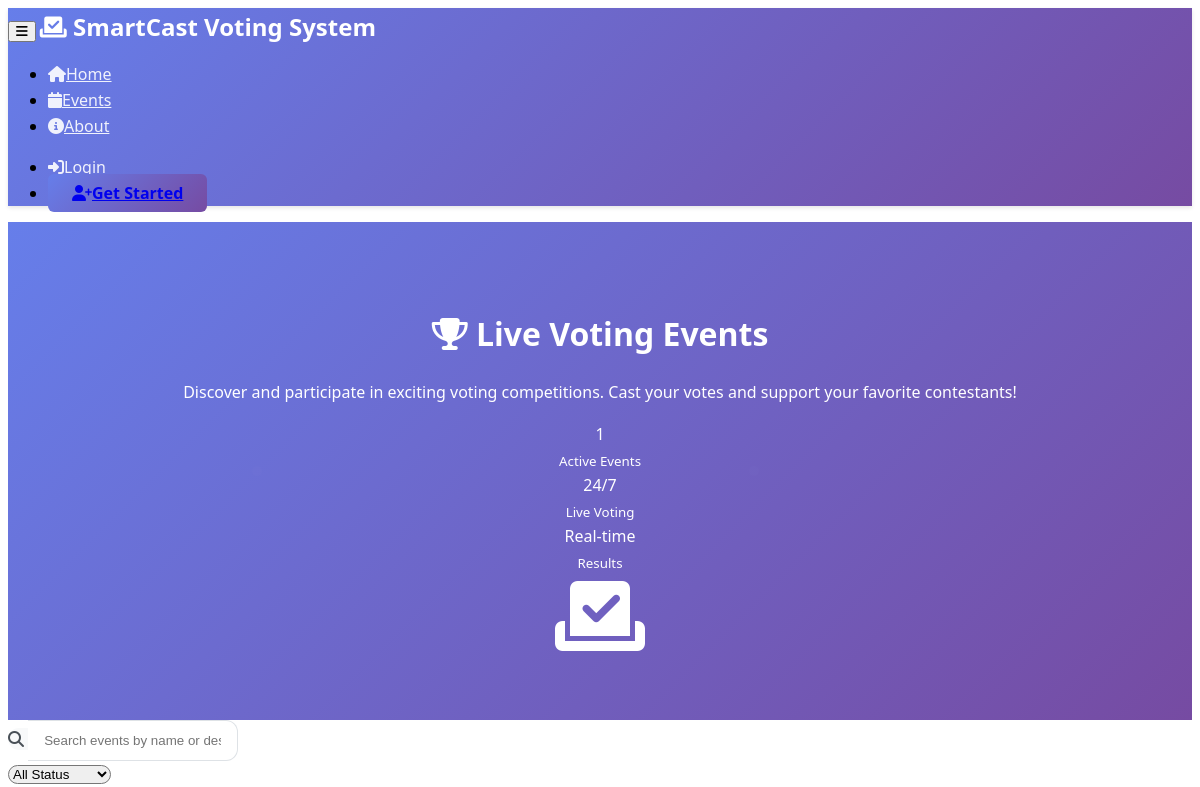
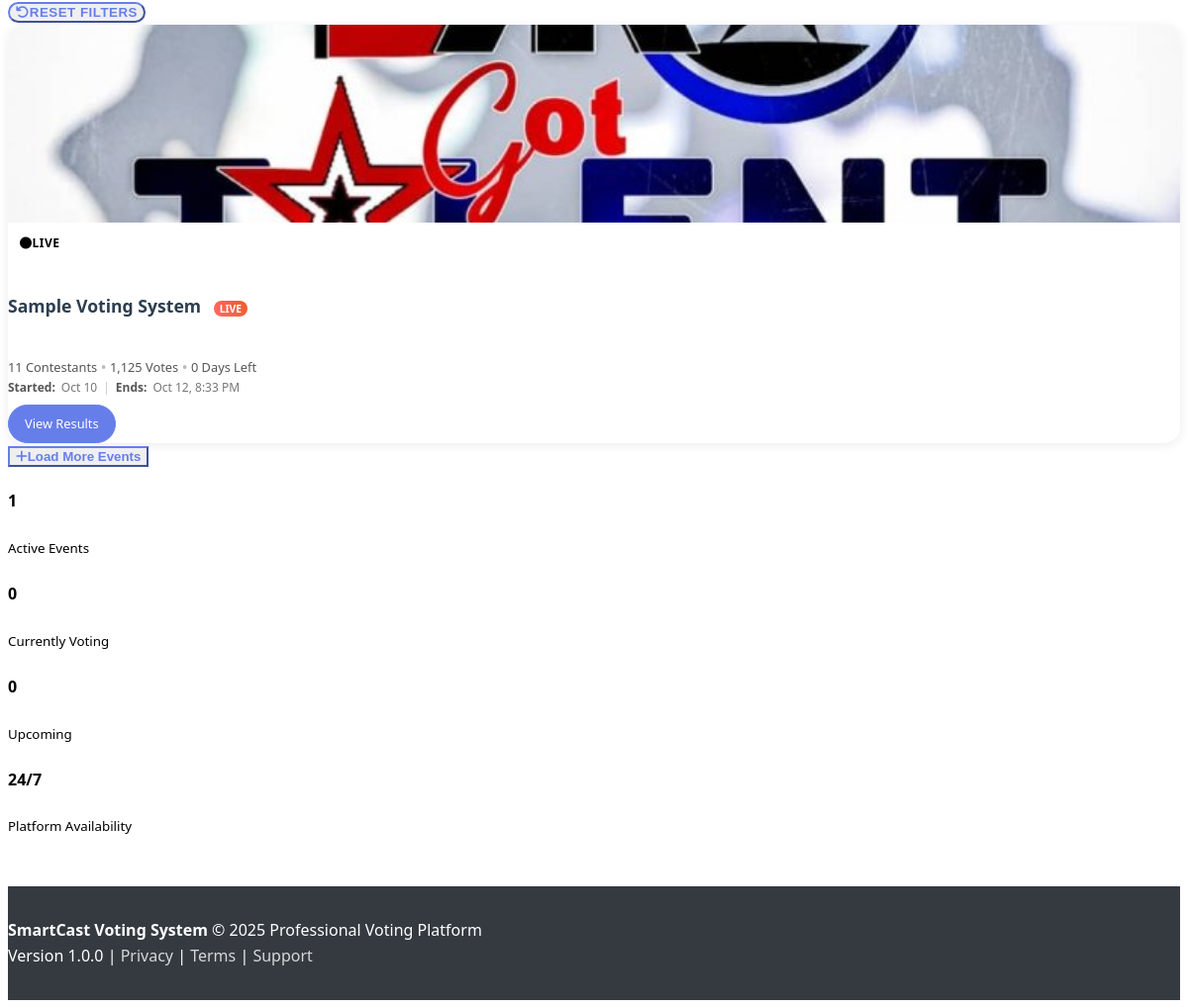
The app's page /events with its own data (2 pictures, top to bottom).
### tables this page shows
CREATE TABLE `events` (
  `id` int(11) NOT NULL,
  `tenant_id` int(11) NOT NULL,
  `name` varchar(255) NOT NULL,
  `code` varchar(50) NOT NULL,
  `description` text DEFAULT NULL,
  `featured_image` varchar(500) DEFAULT NULL,
  `start_date` datetime DEFAULT NULL,
  `end_date` datetime DEFAULT NULL,
  `vote_price` decimal(10,2) DEFAULT 0.50 COMMENT 'Price per vote in USD',
  `active` tinyint(1) DEFAULT 1,
  `status` enum('draft','active','suspended','closed','archived') DEFAULT 'draft',
  `visibility` enum('private','public','unlisted') DEFAULT 'private',
  `admin_status` enum('approved','pending','rejected','under_review') DEFAULT 'pending',
  `admin_notes` text DEFAULT NULL,
  `created_by` int(11) DEFAULT NULL,
  `suspended_reason` text DEFAULT NULL,
  `suspended_by` int(11) DEFAULT NULL,
  `suspended_at` timestamp NULL DEFAULT NULL,
  `closed_at` timestamp NULL DEFAULT NULL,
  `archived_at` timestamp NULL DEFAULT NULL,
  `created_at` timestamp NOT NULL DEFAULT current_timestamp(),
  `updated_at` timestamp NOT NULL DEFAULT current_timestamp() ON UPDATE current_timestamp(),
  `results_visible` tinyint(1) DEFAULT 1 COMMENT 'Controls whether results/leaderboard is visible to public',
  `deactivated_at` timestamp NULL DEFAULT NULL,
  `deactivated_by` int(11) DEFAULT NULL
);

### views/events/index.php (the view, shortened to what the rows shown need)
<?php include __DIR__ . '/../layout/public_header.php'; ?>
<div class="hero-section bg-gradient-primary text-white py-5 mb-5">
    <div class="container">
        <div class="row align-items-center">
            <div class="col-lg-8">
                <h1 class="display-4 fw-bold mb-3">
                    <i class="fas fa-trophy me-3"></i>
                    Live Voting Events
                </h1>
                <p class="lead mb-4">Discover and participate in exciting voting competitions. Cast your votes and support your favorite contestants!</p>
                <div class="d-flex gap-3">
                    <div class="text-center">
                        <div class="h3 fw-bold"><?= count($events ?? []) ?></div>
                        <small class="text-white-50">Active Events</small>
                    </div>
                    <div class="text-center">
                        <div class="h3 fw-bold">24/7</div>
                        <small class="text-white-50">Live Voting</small>
                    </div>
                    <div class="text-center">
                        <div class="h3 fw-bold">Real-time</div>
                        <small class="text-white-50">Results</small>
                    </div>
                </div>
            </div>
            <div class="col-lg-4 text-center">
                <div class="hero-icon">
                    <i class="fas fa-vote-yea fa-5x opacity-75"></i>
                </div>
            </div>
        </div>
    </div>
</div>
<div class="container mb-5">
    <div class="card shadow-sm border-0">
        <div class="card-body py-4">
            <div class="row g-3 align-items-center">
                <div class="col-md-6">
                    <div class="input-group input-group-lg">
                        <span class="input-group-text bg-white border-end-0">
                            <i class="fas fa-search text-muted"></i>
                        </span>
                        <input type="text" class="form-control border-start-0" id="searchEvents"
                               placeholder="Search events by name or description...">
                    </div>
                </div>
                <div class="col-md-3">
                    <select class="form-select form-select-lg" id="statusFilter">
                        <option value="">All Status</option>
                    </select>
                </div>
                <div class="col-md-3">
                    <div class="d-grid">
                        <button class="btn btn-outline-primary btn-lg" onclick="resetFilters()">
                            <i class="fas fa-undo me-2"></i>Reset Filters
                        </button>
                    </div>
                </div>
            </div>
        </div>
    </div>
</div>
<div class="container">
<?php if (!empty($events)): ?>
    <div class="row" id="eventsContainer">
        <?php foreach ($events as $event): ?>
            <div class="col-sm-6 col-md-4 col-lg-3 mb-4 event-card" data-event-id="<?= $event['id'] ?>" data-status="<?= $event['status'] ?>">
                <div class="card h-100 border-0 shadow-sm event-card-hover">
                    <div class="position-relative overflow-hidden">
                        <?php if ($event['featured_image']): ?>
                            <img src="<?= htmlspecialchars($event['featured_image']) ?>"
                                 class="card-img-top event-image"
                                 alt="<?= htmlspecialchars($event['name']) ?>">
                        <?php else: ?>
                            <div class="card-img-top bg-gradient-primary d-flex align-items-center justify-content-center event-image">
                                <i class="fas fa-calendar-alt fa-3x text-white opacity-50"></i>
                            </div>
                        <?php endif; ?>
                        <div class="position-absolute top-0 end-0 m-3">
                            <span class="badge badge-status <?= $event['status'] === 'active' ? 'bg-success' : ($event['status'] === 'upcoming' ? 'bg-warning' : 'bg-secondary') ?>">
                                <?php if ($event['status'] === 'active'): ?>
                                    <i class="fas fa-circle me-1 pulse"></i>LIVE
                                <?php else: ?>
                                    <?= ucfirst($event['status']) ?>
                                <?php endif; ?>
                            </span>
                        </div>
                        <?php
                            require_once __DIR__ . '/../../src/Helpers/SlugHelper.php';
                            $eventSlug = \SmartCast\Helpers\SlugHelper::generateEventSlug($event);
                        ?>
                    </div>
                    <div class="card-body px-3 pt-3 pb-1 d-flex flex-column">
                        <div class="event-header mb-2">
                            <h6 class="event-title mb-1">
                                <?= htmlspecialchars($event['name']) ?>
                                <?php if ($event['status'] === 'active'): ?>
                                    <span class="live-badge">LIVE</span>
                                <?php endif; ?>
                            </h6>
                        </div>
                        <div class="ultra-stats mb-2">
                            <?php
                                $endDate = new DateTime($event['end_date']);
                                $today = new DateTime();
                                $daysLeft = max(0, $today->diff($endDate)->days);
                                if ($endDate < $today) $daysLeft = 0;
                            ?>
                            <div class="stats-row">
                                <span class="stat-item"><?= $event['contestant_count'] ?? 0 ?> Contestants</span>
                                <span class="stat-divider">•</span>
                                <span class="stat-item"><?= number_format($event['total_votes'] ?? 0) ?> Votes</span>
                                <span class="stat-divider">•</span>
                                <span class="stat-item"><?= $daysLeft ?> Days Left</span>
                            </div>
                        </div>
                        <div class="mini-dates">
                            <div class="date-row">
                                <span class="date-label">Started:</span> <?= date('M j', strtotime($event['start_date'])) ?>
                                <span class="date-separator">|</span>
                                <span class="date-label">Ends:</span> <?= date('M j, g:i A', strtotime($event['end_date'])) ?>
                            </div>
                        </div>
                        <div class="mt-auto" style="margin-top: 8px !important; margin-bottom: 0 !important;">
                            <?php
                            $canVote = (strtotime($event['start_date']) <= time() &&
                                       strtotime($event['end_date']) >= time() &&
                                       $event['status'] === 'active');
                            ?>
                            <div class="compact-actions">
                                <?php if ($canVote): ?>
                                    <a href="<?= APP_URL ?>/events/<?= $eventSlug ?>/vote"
                                       class="vote-btn">
                                        VOTE NOW
                                    </a>
                                    <?php if ($event['results_visible']): ?>
                                        <a href="<?= APP_URL ?>/events/<?= $eventSlug ?>"
                                           class="results-btn">
                                            Results
                                        </a>
                                    <?php endif; ?>
                                <?php elseif (strtotime($event['start_date']) > time()): ?>
                                    <span class="coming-soon">Starts Soon</span>
                                <?php else: ?>
                                    <?php if ($event['results_visible']): ?>
                                        <a href="<?= APP_URL ?>/events/<?= $eventSlug ?>"
                                           class="results-btn primary">
                                            View Results
                                        </a>
                                    <?php endif; ?>
                                <?php endif; ?>
                            </div>
                        </div>
                    </div>
                </div>
            </div>
        <?php endforeach; ?>
    </div>
    <div class="text-center mt-4">
        <button class="btn btn-outline-primary" id="loadMoreEvents">
            <i class="fas fa-plus me-2"></i>Load More Events
        </button>
    </div>
<?php endif; ?>
</div>
<?php if (!empty($events)): ?>
<div class="container">
    <div class="row mt-5">
        <div class="col-12">
            <div class="card bg-light">
                <div class="card-body">
                    <div class="row text-center">
                        <div class="col-md-3">
                            <h4 class="text-primary mb-0"><?= count($events) ?></h4>
                            <small class="text-muted">Active Events</small>
                        </div>
                        <div class="col-md-3">
                            <h4 class="text-success mb-0">
                                <?= count(array_filter($events, function($e) {
                                    return strtotime($e['start_date']) <= time() &&
                                           strtotime($e['end_date']) >= time() &&
                                           $e['status'] === 'active';
                                })) ?>
                            </h4>
                            <small class="text-muted">Currently Voting</small>
                        </div>
                        <div class="col-md-3">
                            <h4 class="text-warning mb-0">
                                <?= count(array_filter($events, function($e) {
                                    return strtotime($e['start_date']) > time();
                                })) ?>
                            </h4>
                            <small class="text-muted">Upcoming</small>
                        </div>
                        <div class="col-md-3">
                            <h4 class="text-info mb-0">24/7</h4>
                            <small class="text-muted">Platform Availability</small>
                        </div>
                    </div>
                </div>
            </div>
        </div>
    </div>
</div>
<?php endif; ?>
<?php include __DIR__ . '/../layout/public_footer.php'; ?>

### src/Core/Router.php (shortened to what the rows shown need)
<?php
class Router
{
    private $routes = [];
    private $currentGroup = [];
    public function group($attributes, $callback)
    {
        $previousGroup = $this->currentGroup;
        $this->currentGroup = array_merge($this->currentGroup, $attributes);
        $this->currentGroup = $previousGroup;
    }
    private function addRoute($method, $path, $handler)
    {
        $prefix = isset($this->currentGroup['prefix']) ? $this->currentGroup['prefix'] : '';
        $middleware = isset($this->currentGroup['middleware']) ? $this->currentGroup['middleware'] : null;
        $fullPath = $prefix . $path;
        $this->routes[] = [
            'method' => $method,
            'path' => $fullPath,
            'handler' => $handler,
            'middleware' => $middleware
        ];
    }
    public function dispatch()
    {
        $method = $_SERVER['REQUEST_METHOD'];
        $path = parse_url($_SERVER['REQUEST_URI'], PHP_URL_PATH);
        $appUrlParts = parse_url(APP_URL);
        $basePath = $appUrlParts['path'] ?? '';
        if (!empty($basePath)) {
            if (strpos($path, $basePath . '/index.php') === 0) {
                $path = substr($path, strlen($basePath . '/index.php'));
            } elseif (strpos($path, $basePath) === 0) {
                $path = substr($path, strlen($basePath));
            }
        }
        foreach ($this->routes as $route) {
            if ($route['method'] === $method && $this->matchPath($route['path'], $path)) {
                $params = $this->extractParams($route['path'], $path);
                $this->callHandler($route['handler'], $params);
                return;
            }
        }
    }
    private function matchPath($routePath, $requestPath)
    {
        $pattern = preg_replace('/\{([^}]+)\}/', '([^/]+)', $routePath);
        $pattern = '#^' . $pattern . '$#';
        return preg_match($pattern, $requestPath);
    }
    private function extractParams($routePath, $requestPath)
    {
        $params = [];
        return $params;
    }
    private function callHandler($handler, $params = [])
    {
        if (is_string($handler)) {
            list($controller, $method) = explode('@', $handler);
            $controllerClass = "SmartCast\\Controllers\\{$controller}";
            if (class_exists($controllerClass)) {
                $controllerInstance = new $controllerClass();
                if (method_exists($controllerInstance, $method)) {
                    $paramValues = array_values($params);
                    call_user_func_array([$controllerInstance, $method], $paramValues);
                } else {
                    throw new \Exception("Method {$method} not found in {$controllerClass}");
                }
            } else {
                throw new \Exception("Controller {$controllerClass} not found");
            }
        } elseif (is_callable($handler)) {
            $paramValues = array_values($params);
            call_user_func_array($handler, $paramValues);
        }
    }
}

### records on screen
events: featured_image (picture), status "active" (drawn), name "Sample Voting System", contestant_count "11", total_votes "1,125", end_date "0", start_date "Oct 10", end_date "Oct 12, 8:33 PM"

### other values on screen
count($events ?? []) "1"
count($events) "1"
